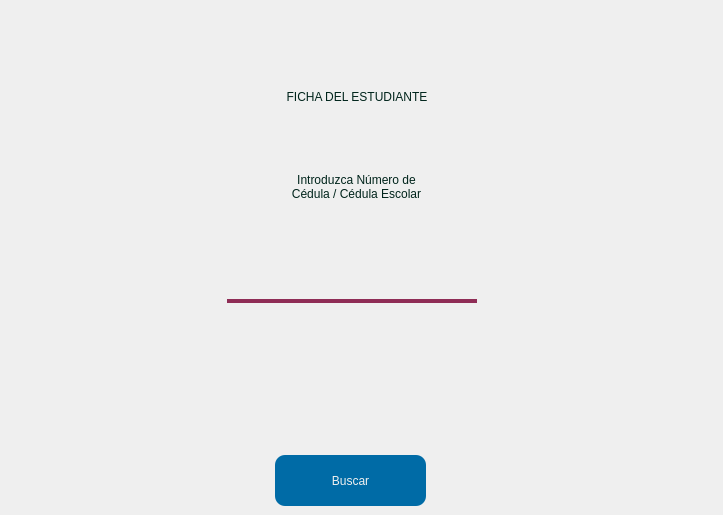
     <widget class="QWidget" name="StudInfo">
      <widget class="QLabel" name="label_9">
       <property name="geometry">
        <rect>
         <x>0</x>
         <y>-4</y>
         <width>714</width>
         <height>201</height>
        </rect>
       </property>
       <property name="styleSheet">
        <string notr="true">font: 28pt &quot;Arial Black&quot;;
color: #00241b;
</string>
       </property>
       <property name="text">
        <string>FICHA DEL ESTUDIANTE</string>
       </property>
       <property name="alignment">
        <set>Qt::AlignCenter</set>
       </property>
      </widget>
      <widget class="QLabel" name="Est_Label_2">
       <property name="geometry">
        <rect>
         <x>0</x>
         <y>162</y>
         <width>713</width>
         <height>50</height>
        </rect>
       </property>
       <property name="styleSheet">
        <string notr="true">font: 12pt &quot;Arial Black&quot;;
color: #00241b;
</string>
       </property>
       <property name="text">
        <string>Introduzca Número de
Cédula / Cédula Escolar</string>
       </property>
       <property name="alignment">
        <set>Qt::AlignCenter</set>
       </property>
      </widget>
      <widget class="QLineEdit" name="SearchData_In">
       <property name="geometry">
        <rect>
         <x>227</x>
         <y>262</y>
         <width>250</width>
         <height>41</height>
        </rect>
       </property>
       <property name="styleSheet">
        <string notr="true">background-color: transparent;
color: #011936;
font: 15pt &quot;Arial&quot;;
border: 4px solid Transparent;
border-bottom-color: #8F2D56;</string>
       </property>
      </widget>
      <widget class="QPushButton" name="SearchData_Btn">
       <property name="geometry">
        <rect>
         <x>275</x>
         <y>455</y>
         <width>151</width>
         <height>51</height>
        </rect>
       </property>
       <property name="focusPolicy">
        <enum>Qt::NoFocus</enum>
       </property>
       <property name="styleSheet">
        <string notr="true">QPushButton#SearchData_Btn{
background-color: #006BA6;
border-radius: 10px;
font: bold 15pt &quot;Arial&quot;;
color: #F0F0F0;
}

QPushButton#SearchData_Btn:pressed{
background-color: #03045e;
}</string>
       </property>
       <property name="text">
        <string>Buscar</string>
       </property>
      </widget>
     </widget>
